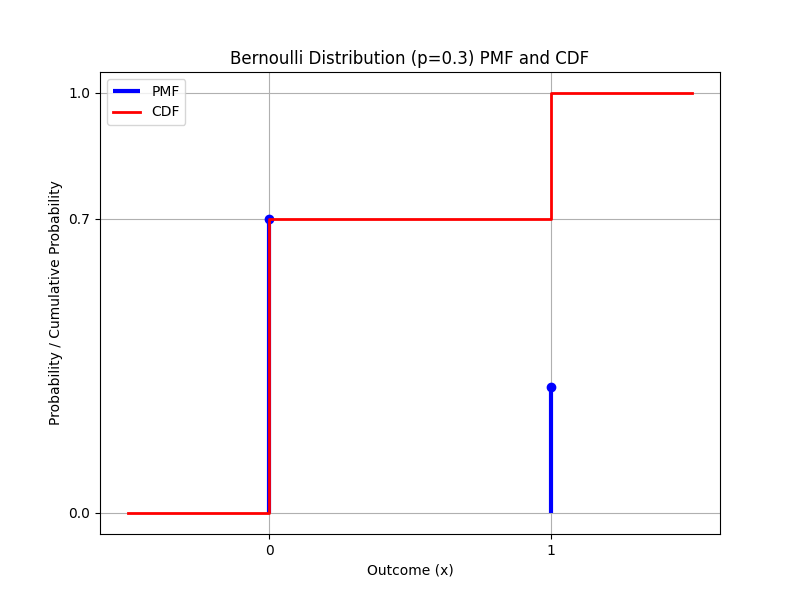

Here is the Python script that generated this plot:
import matplotlib.pyplot as plt
import numpy as np 

# 設定柏努利分佈的參數 
p = 0.3 # 成功的機率

# 確保 p 在 (0, 1) 之間
if not (0 < p < 1):
    raise ValueError("參數 p 必須介於 0 和 1 之間 (不包含 0 和 1)")

# 定義柏努利隨機變數的可能取值和對應機率 
outcomes = [0, 1]
pmf_values = [1 - p, p] # P(X=0) = 1-p, P(X=1) = p


# 定義 x 值來繪製這個階梯函數
cdf_x = [-0.5, 0, 0, 1, 1, 1.5] # 在步階變化的前後都包含點
cdf_y = [0, 0, 1 - p, 1 - p, 1, 1] # 對應的累積機率值

# 繪製 PMF 和 CDF 圖形 

plt.figure(figsize=(8, 6))

# 繪製 PMF (使用垂直線表示離散點的機率)
plt.vlines(outcomes, 0, pmf_values, colors='b', lw=3, label='PMF')
plt.plot(outcomes, pmf_values, "bo") # 在點的位置加上圓點

# 繪製 CDF (使用 step 函數表示階梯狀)
plt.step(cdf_x, cdf_y, where='post', color='r', lw=2, label='CDF')

# 添加圖形元素 
plt.title(f'Bernoulli Distribution (p={p}) PMF and CDF')
plt.xlabel('Outcome (x)')
plt.ylabel('Probability / Cumulative Probability')
plt.xticks(outcomes) # 確保 x 軸顯示 0 和 1
plt.yticks([0, 1 - p, 1]) # 確保 y 軸顯示重要的機率值
plt.legend()
plt.grid(True)
plt.ylim(-0.05, 1.05) # 稍微擴大 y 軸範圍，讓圖形更好看

# 顯示圖形
plt.show()
